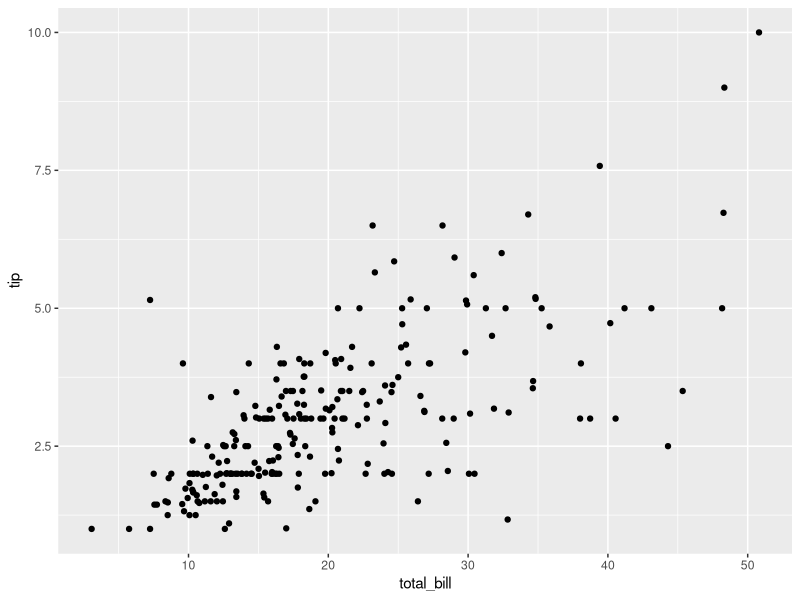
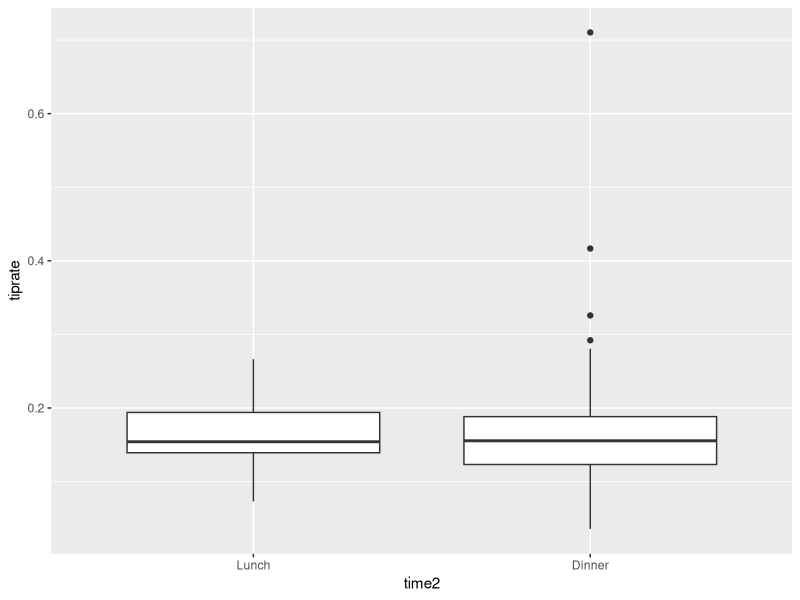
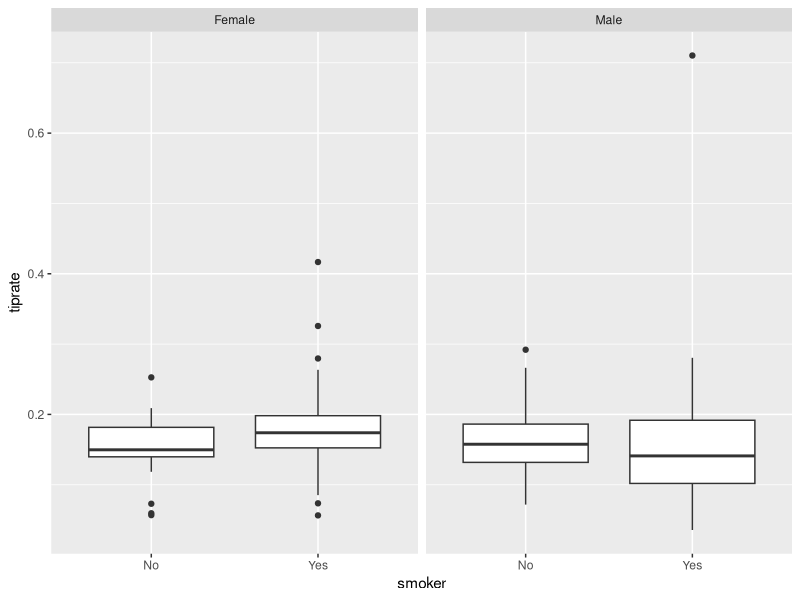
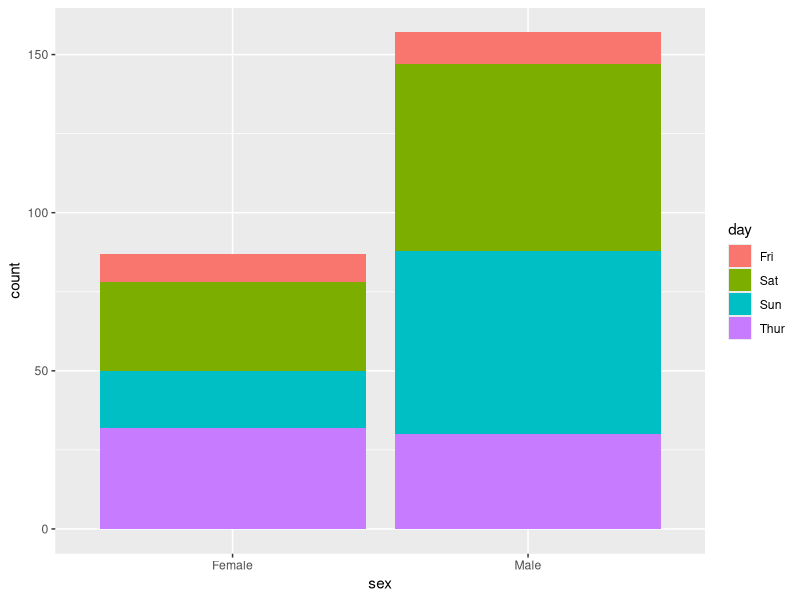

Generate these figures, in order, with R:
## ---- chunk 1
knitr::opts_chunk$set(echo = TRUE)
## ---- chunk 2
data(tips, package="reshape2")
## ---- chunk 3
numParty = nrow(tips)
print(numParty)
## ---- chunk 4
sapply(tips, class)
## ---- chunk 5
days = tips$day
x = factor(days,levels(days)[c(4,1:3)])
day = sort(x,decreasing = FALSE)
day
## ---- chunk 6
female5 = tips[tips$sex == 'Female' & tips$size >= 5,]
female5
## ---- chunk 7
library(ggplot2)
ggplot(tips, aes(x = total_bill, y = tip)) + geom_point()
## ---- chunk 8
tips$tiprate = tips$tip / tips$total_bill
mean(tips$tiprate)
## ---- chunk 9
a = levels(tips$time)
time2 = factor(tips$time, levels = rev(a))
ggplot(tips, aes(x = time2, y = tiprate)) + geom_boxplot()
## ---- chunk 10
ggplot(tips, aes(x = smoker, y = tiprate)) + geom_boxplot() + facet_wrap(~sex)
## ---- chunk 11
ggplot(tips, aes(x = sex, fill = day)) + geom_bar()
